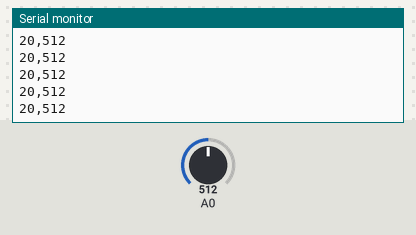
Bench run of a sketch on a simulated Arduino Mega 2560, built with avr-gcc and run on an emulated ATmega2560. Shown: the last lines printed to the serial monitor. The test bench sets the inputs (shaded band); at power-on: A0 = 512.

Above: at 1.2 s.
1.3 s: A0 set to 716
At 1.56 s:
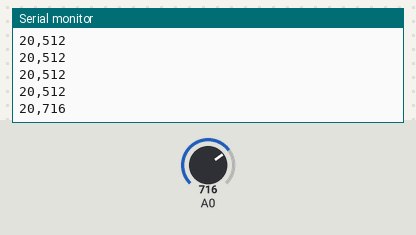
2.8 s: A0 set to 900
At 2.97 s:
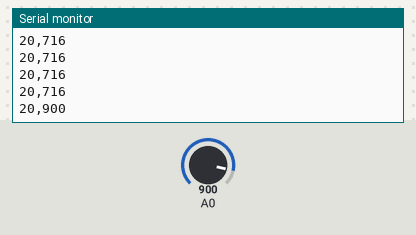
Timing chart, 0 to 5.8 s (numbered marks = the images above; inputs shaded):
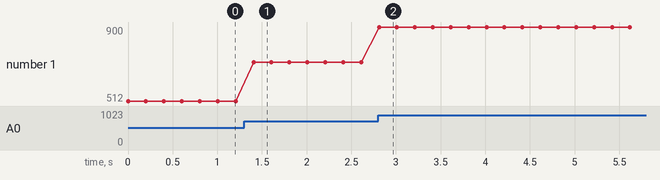

The sketch:

SensorNode.ino
```cpp
int radioID = 20;

// the setup routine runs once when you press reset:
void setup() {
  // initialize serial communication at 9600 bits per second:
  Serial.begin(9600);
  Serial1.begin(9600);
}

// the loop routine runs over and over again forever:
void loop() {
  // read the input on analog pin 0:
  int sensorValue = analogRead(A0);
  Serial1.print(radioID);
  Serial.print(radioID);
  Serial1.print(",");
  Serial.print(",");
  Serial1.println(sensorValue);
  Serial.println(sensorValue);
  delay(200);        // delay in between reads for stability
}
```

Measured:
- after the input at 1.3 s, the serial monitor: prints a new line after 0.11 s (image 1)
- after the input at 2.8 s, the serial monitor: prints a new line at once (image 2)
- plotted number 1: 512 → 716 after the input at 1.3 s, 716 → 900 after the input at 2.8 s
